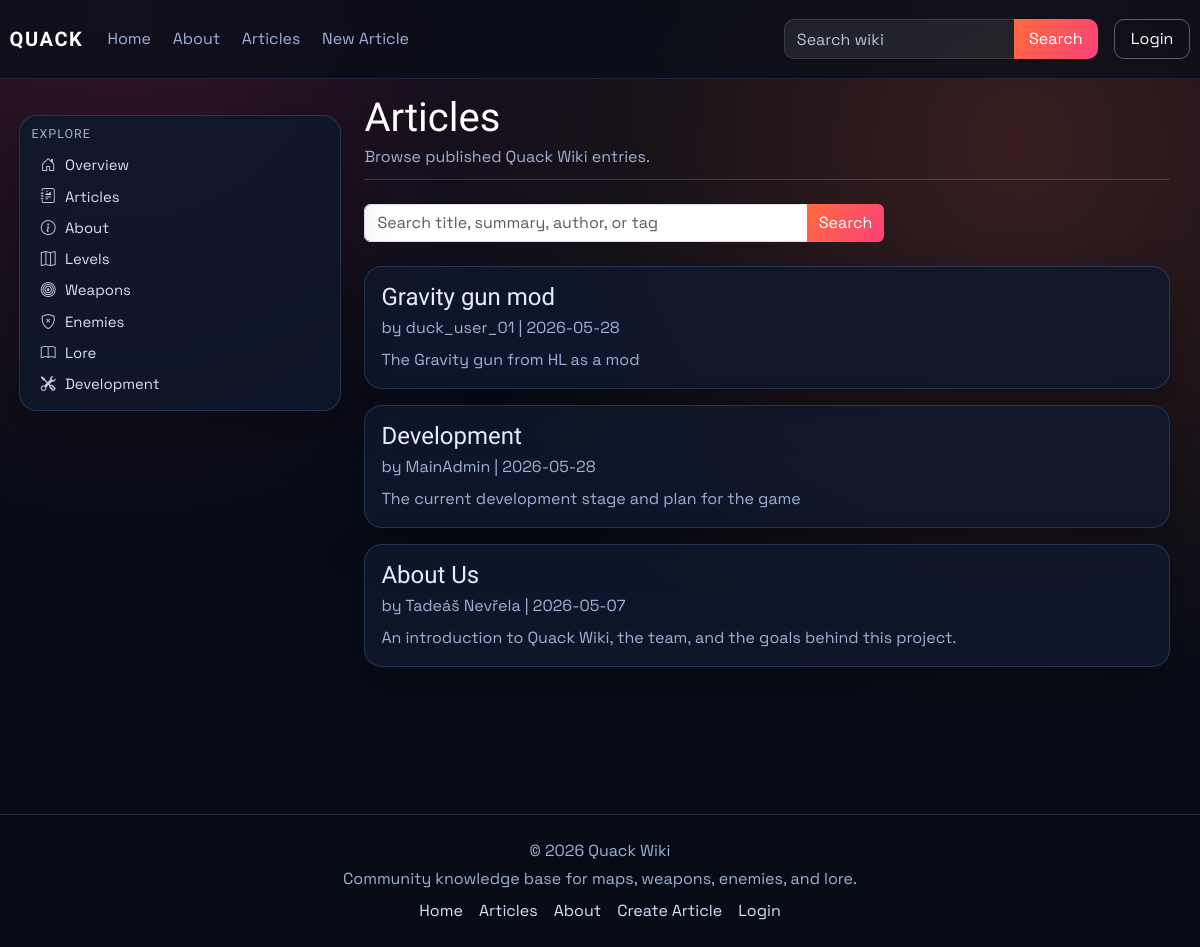
Page /articles on the earlier database version.
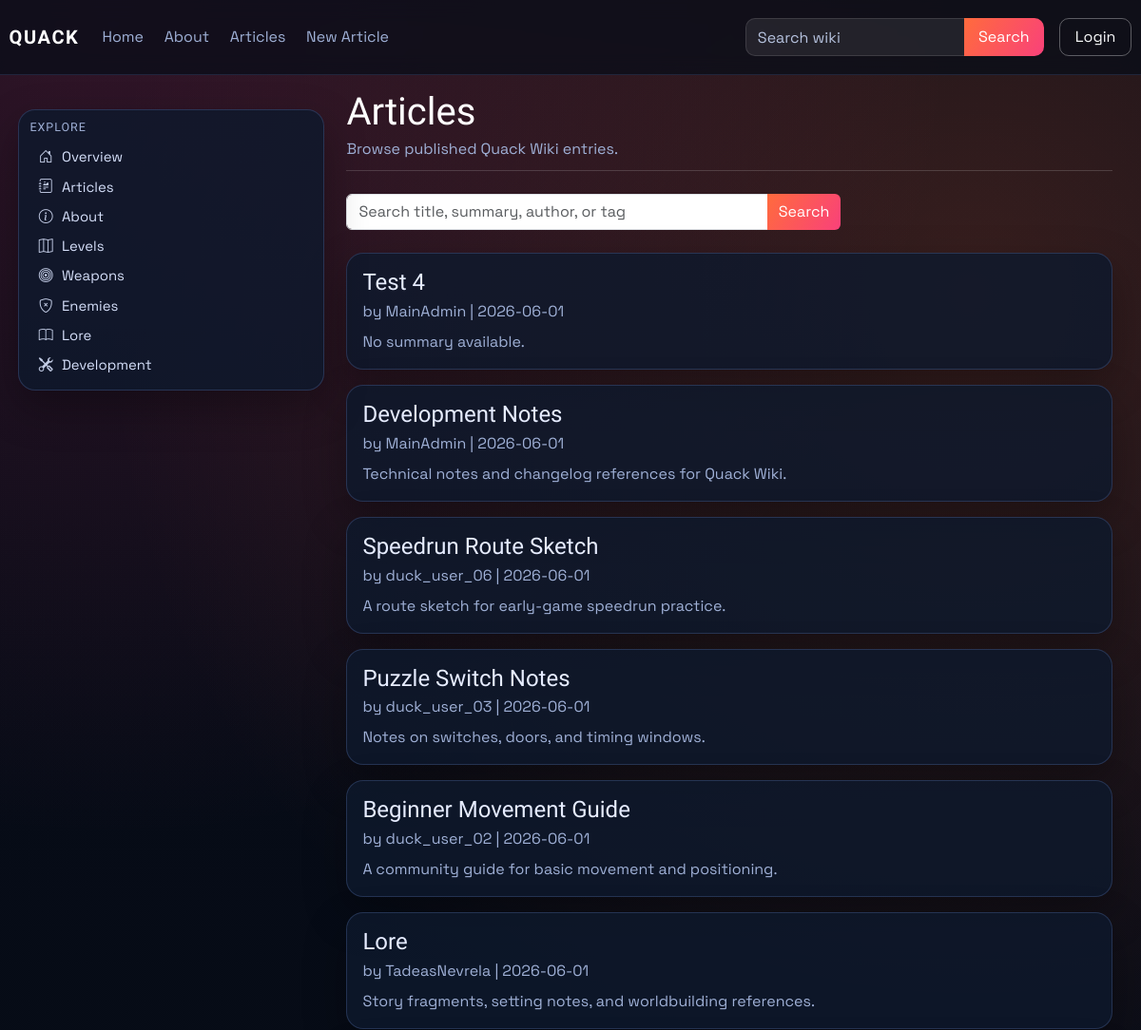
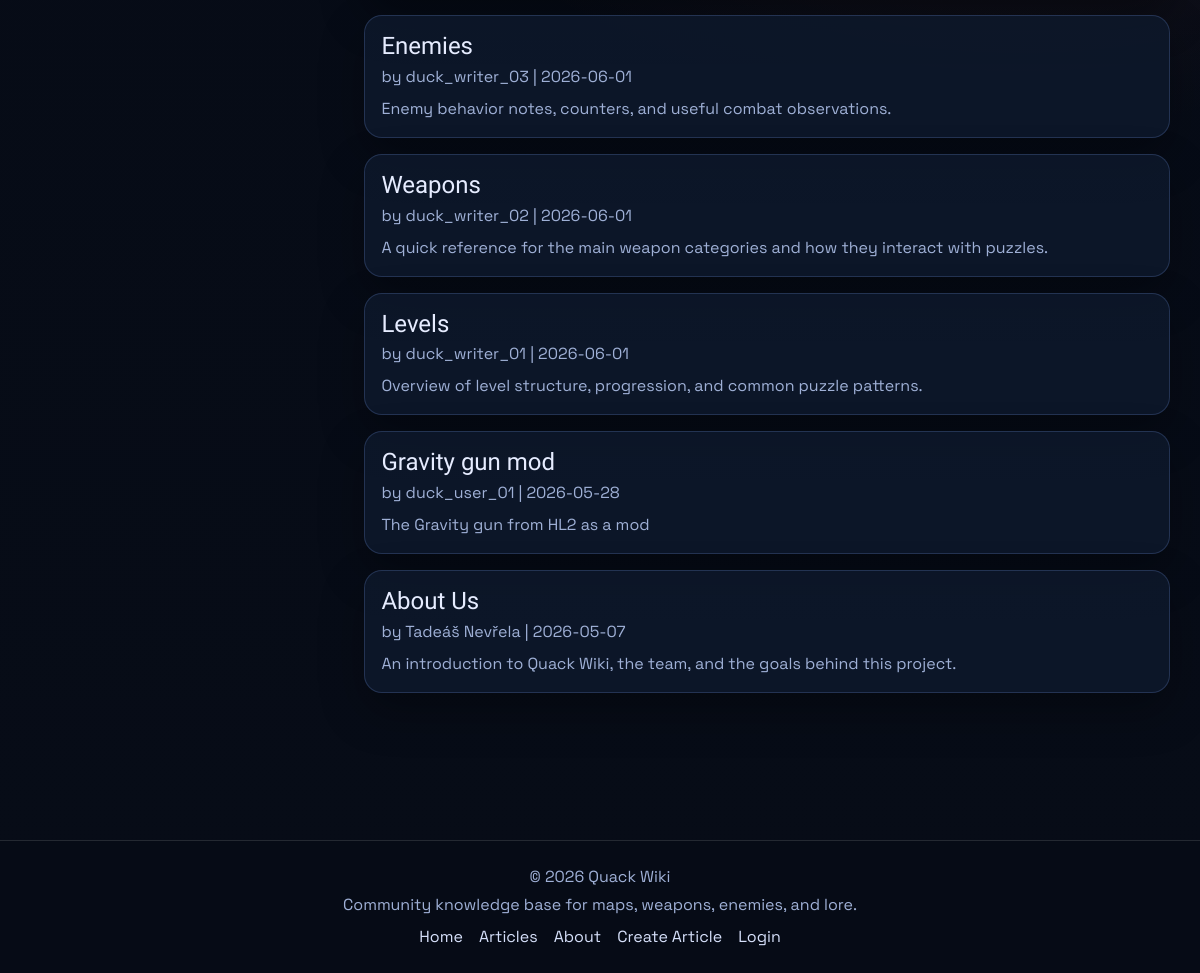
Same page on the later database version (2 pictures, top to bottom).
### models.py (models this page shows)
class Article(db.Model):
    id = db.Column(db.Integer, primary_key=True)
    title = db.Column(db.String(120), unique=True, nullable=False)
    author = db.Column(db.String(120), nullable=False)
    created_at = db.Column(db.DateTime, default=datetime.utcnow)
    image_url = db.Column(db.String(120), default='default.png')
    summary = db.Column(db.Text)
    content = db.Column(db.Text, nullable=False)
    infobox_data = db.Column(db.Text, nullable=True)
    tags = db.Column(db.JSON, default=list)
    status = db.Column(db.String(20), default='pending', nullable=False)
    approved_by = db.Column(db.String(120), nullable=True)
    approved_at = db.Column(db.DateTime, nullable=True)
    is_archived = db.Column(db.Boolean, default=False, nullable=False)
    archived_at = db.Column(db.DateTime, nullable=True)

### main.py (the view)
@app.route('/articles')
def articles():
    search = (request.args.get('q') or '').strip()
    query = Article.query.filter(
        Article.is_archived.is_(False),
        func.lower(func.trim(Article.status)) == 'approved',
    )
    article_list = query.order_by(Article.created_at.desc()).all()
    if search:
        article_list = [article_obj for article_obj in article_list if article_matches_search(article_obj, search)]
    article_links = {article.id: article_public_url(article) for article in article_list}
    return render_template('articles.html', articles=article_list, search=search, article_links=article_links)

### main.py (called while the page is built)
def article_public_url(article_obj: Article) -> str:
    if article_has_tag(article_obj, static_page_tag('about-us')):
        return url_for('about')
    return url_for('article', article_title=article_obj.title)

def static_page_tag(page_key: str) -> str:
    return f"page:{page_key.strip().lower()}"

def article_has_tag(article_obj: Article, tag_name: str) -> bool:
    wanted = tag_name.strip().lower()
    return any(str(tag).strip().lower() == wanted for tag in (article_obj.tags or []))

### templates/articles.html (shortened to what this page needs)
{% extends "_base.html" %}
{% block content %}
<div class="container-fluid px-0 article-wiki">
    <header class="article-header mb-4">
        <h1 class="article-title">Articles</h1>
        <p class="article-meta mb-0">Browse published Quack Wiki entries.</p>
    </header>
    <form method="GET" action="{{ url_for('articles') }}" class="mb-4" style="max-width: 520px;">
        <div class="input-group">
            <input class="form-control" type="search" name="q" value="{{ search }}" placeholder="Search title, summary, author, or tag">
            <button class="btn btn-brand" type="submit">Search</button>
        </div>
    </form>
    <section class="row g-3">
        {% for article in articles %}
        <div class="col-12">
            <article class="card p-3">
                <h4 class="mb-1"><a href="{{ article_links[article.id] }}">{{ article.title }}</a></h4>
                <p class="article-meta mb-2">by <a href="{{ url_for('public_profile', username=article.author) }}">{{ article.author }}</a> | {{ article.created_at.strftime('%Y-%m-%d') if article.created_at else "Unknown date" }}</p>
                <p class="mb-0">{{ article.summary or "No summary available." }}</p>
            </article>
        </div>
        {% else %}
        <div class="col-12">
            <div class="card p-4">
                <p class="mb-0 text-muted">No published articles found.</p>
            </div>
        </div>
        {% endfor %}
    </section>
</div>
{% endblock %}

### templates/_base.html (shortened to what this page needs)
<!doctype html>
<html lang="en">
<head>
    <link href="https://cdn.jsdelivr.net/npm/bootstrap@5.3.3/dist/css/bootstrap.min.css" rel="stylesheet">
    <link href="https://cdn.jsdelivr.net/npm/bootstrap-icons@1.11.3/font/bootstrap-icons.min.css" rel="stylesheet">
    <link rel="stylesheet" href="{{ url_for('static', filename='css/style.css', v='20260525-1') }}">
</head>
<body>
    {% from "partials/tag_link.html" import tag_article_link %}
    {% include "partials/navbar.html" %}
    <div class="layout-shell container-fluid">
        <aside class="wiki-sidebar-detached d-none d-lg-block">
            {% include "partials/sidebar.html" %}
        </aside>
        <main class="page-content page-content-with-sidebar">
            {% block content %}{% endblock %}
        </main>
        <div class="layout-footer-spacer d-none d-lg-block" aria-hidden="true"></div>
    </div>
    {% include "partials/footer.html" %}
</body>
</html>

### templates/partials/tag_link.html
{% macro tag_article_link(tag, label, icon='', class_name='') -%}
<a href="{{ url_for('about') if tag == 'about-us' else url_for('tagged_article', tag=tag) }}"{% if class_name %} class="{{ class_name }}"{% endif %}>
    {% if icon %}<i class="{{ icon }} sidebar-icon"></i>{% endif %}{{ label }}
</a>
{%- endmacro %}

### templates/partials/navbar.html (shortened to what this page needs)
{% from "partials/tag_link.html" import tag_article_link %}
<nav class="navbar navbar-expand-lg main-nav">
    <div class="container-fluid nav-wrap">
        <a class="navbar-brand brand-mark" href="{{ url_for('index') }}">QUACK</a>
        <div class="collapse navbar-collapse" id="navbarNav">
            <ul class="navbar-nav me-auto nav-links">
                <li class="nav-item"><a class="nav-link" href="{{ url_for('index') }}">Home</a></li>
                <li class="nav-item">{{ tag_article_link('about-us', 'About', class_name='nav-link') }}</li>
                <li class="nav-item"><a class="nav-link" href="{{ url_for('articles') }}">Articles</a></li>
                <li class="nav-item"><a class="nav-link" href="{{ url_for('create_article') }}">New Article</a></li>
            </ul>
            <ul class="navbar-nav ms-auto align-items-lg-center nav-tools">
                <li class="nav-item nav-search-wrap">
                    <form class="nav-search" method="GET" action="{{ url_for('articles') }}">
                        <input class="form-control" type="search" name="q" value="{{ request.args.get('q', '') if request.endpoint == 'articles' else '' }}" placeholder="Search wiki">
                        <button class="btn btn-brand" type="submit">Search</button>
                    </form>
                </li>
                {% if current_user.is_authenticated %}
                <li class="nav-item dropdown ms-lg-3">
                    <a class="profile-trigger" href="#" role="button" data-bs-toggle="dropdown" aria-expanded="false">
                        {% if current_user.profile_image_url %}
                        <img class="profile-avatar profile-avatar-img" src="{{ url_for('static', filename='img/' ~ current_user.profile_image_url) }}" alt="{{ current_user.username }} profile picture">
                        {% else %}
                        <span class="profile-avatar">{{ current_user.username[0]|upper }}</span>
                        {% endif %}
                        <span class="profile-name">{{ current_user.username }}</span>
                    </a>
                    <ul class="dropdown-menu dropdown-menu-end">
                        <li><a class="dropdown-item" href="{{ url_for('public_profile', username=current_user.username) }}">Profile</a></li>
                        <li><a class="dropdown-item" href="{{ url_for('profile', _anchor='settings') }}">Settings</a></li>
                        <li><a class="dropdown-item" href="{{ url_for('my_pages') }}">My Pages</a></li>
                        <li><hr class="dropdown-divider"></li>
                        <li><a class="dropdown-item text-danger" href="{{ url_for('logout') }}">Logout</a></li>
                    </ul>
                </li>
                {% else %}
                <li class="nav-item ms-lg-3">
                    <a class="btn btn-outline-light nav-login-btn" href="{{ url_for('login') }}">Login</a>
                </li>
                {% endif %}
            </ul>
        </div>
    </div>
</nav>

### templates/partials/sidebar.html
<nav class="wiki-sidebar">
    {% if current_user.is_authenticated and current_user.role in ['admin', 'writer'] and request.endpoint in ['dashboard_users', 'dashboard_articles', 'dashboard_updates'] %}
    <h6 class="sidebar-title">Dashboard</h6>
    {% if current_user.role == 'admin' %}
    <a href="{{ url_for('dashboard_users') }}"><i class="bi bi-people-fill sidebar-icon"></i>Users</a>
    {% endif %}
    <a href="{{ url_for('dashboard_articles') }}"><i class="bi bi-journal-text sidebar-icon"></i>Articles</a>
    <a href="{{ url_for('dashboard_updates') }}"><i class="bi bi-inbox sidebar-icon"></i>Pending Updates</a>
    <a href="{{ url_for('create_article') }}"><i class="bi bi-plus-square sidebar-icon"></i>Create Article</a>
    {% else %}
    <h6 class="sidebar-title">Explore</h6>
    <a href="{{ url_for('index') }}"><i class="bi bi-house-door sidebar-icon"></i>Overview</a>
    <a href="{{ url_for('articles') }}"><i class="bi bi-journal-richtext sidebar-icon"></i>Articles</a>
    {{ tag_article_link('about-us', 'About', 'bi bi-info-circle') }}
    {{ tag_article_link('levels', 'Levels', 'bi bi-map') }}
    {{ tag_article_link('weapons', 'Weapons', 'bi bi-bullseye') }}
    {{ tag_article_link('enemies', 'Enemies', 'bi bi-shield-x') }}
    {{ tag_article_link('lore', 'Lore', 'bi bi-book') }}
    {{ tag_article_link('development', 'Development', 'bi bi-tools') }}
    {% endif %}
</nav>

### templates/partials/footer.html (shortened to what this page needs)
{% from "partials/tag_link.html" import tag_article_link %}
<footer class="site-footer">
    <div class="container-fluid">
        <div class="footer-content">
            <p class="mb-1">&copy; 2026 Quack Wiki</p>
            <p class="mb-0">Community knowledge base for maps, weapons, enemies, and lore.</p>
            <div class="footer-links">
                <a href="{{ url_for('index') }}">Home</a>
                <a href="{{ url_for('articles') }}">Articles</a>
                {{ tag_article_link('about-us', 'About') }}
                <a href="{{ url_for('create_article') }}">Create Article</a>
                <a href="{{ url_for('login') }}">Login</a>
            </div>
        </div>
    </div>
</footer>

### static/css/style.css (style rules this page uses)
:root { --bg: #070c17; --bg-soft: #101a2d; --panel: rgba(14, 25, 44, 0.82); --panel-border: rgba(130, 170, 255, 0.2); --text: #e6ecff; --text-dim: #9fb0d6; --brand: #ff6b3d; --brand-2: #f9417a; --ok: #2ccf9f; --radius: 18px; --shadow: 0 18px 45px rgba(0, 0, 0, 0.3); --nav-height: 72px; --sidebar-width: 330px; --footer-height: 124px; --layout-top-pad: 5.6rem; --layout-side-pad: 1.2rem; --sidebar-top-offset: 1rem; }
* { box-sizing: border-box; }
body { margin: 0; color: var(--text); font-family: "Space Grotesk", sans-serif; background: radial-gradient(circle at 10% 0%, rgba(249, 65, 122, 0.18), transparent 38%), radial-gradient(circle at 85% 15%, rgba(255, 107, 61, 0.2), transparent 45%), linear-gradient(180deg, #060b16, var(--bg)); min-height: 100vh; display: flex; flex-direction: column; }
h1, h2, h3, h4, h5, h6, .navbar-brand { font-family: "Sora", sans-serif; }
a { text-decoration: none; color: inherit; }
.main-nav { position: fixed; top: 0; left: 0; right: 0; width: 100%; margin-top: 0; z-index: 40; backdrop-filter: blur(10px); background: rgba(8, 13, 24, 0.72); border-top: 0; border-bottom: 1px solid rgba(130, 170, 255, 0.15); }
.nav-wrap { padding: 0.7rem 0.6rem; }
.brand-mark { font-weight: 700; letter-spacing: 0.08em; color: #fff; }
.nav-links .nav-link { color: var(--text-dim); margin-right: 0.35rem; transition: color 0.2s ease; }
.nav-search { display: flex; align-items: stretch; gap: 0; }
.nav-search .form-control { background: rgba(255, 255, 255, 0.08); border: 1px solid rgba(255, 255, 255, 0.12); border-right: 0; border-radius: 10px 0 0 10px; color: #fff; min-width: 230px; height: 40px; }
.nav-search .form-control::placeholder { color: #b6c2de; }
.nav-search .btn { height: 40px; border-radius: 0 10px 10px 0; padding-inline: 0.95rem; }
.nav-login-btn { height: 40px; display: inline-flex; align-items: center; justify-content: center; padding-inline: 1rem; border-radius: 10px; }
.layout-shell { padding: var(--layout-top-pad) var(--layout-side-pad) 1.2rem; flex: 1 0 auto; }
.wiki-sidebar-detached { position: fixed; top: calc(var(--layout-top-pad) + var(--sidebar-top-offset)); left: var(--layout-side-pad); width: var(--sidebar-width); height: calc(100vh - var(--layout-top-pad) - var(--sidebar-top-offset) - var(--footer-height)); padding: 0.6rem 0.5rem 0.6rem 0; z-index: 30; }
.wiki-sidebar { width: 100%; max-height: calc(100vh - var(--nav-height) - var(--footer-height) - 6.5rem); overflow-y: auto; padding: 0.65rem 0.7rem; border-radius: var(--radius); border: 1px solid var(--panel-border); background: var(--panel); box-shadow: var(--shadow); }
.sidebar-title { color: var(--text-dim); letter-spacing: 0.08em; text-transform: uppercase; margin-bottom: 0.5rem; font-size: 0.78rem; }
.wiki-sidebar a { display: block; padding: 0.42rem 0.5rem; font-size: 0.93rem; line-height: 1.2; color: #d6e0fa; border-radius: 8px; transition: background-color 0.2s ease; }
.sidebar-icon { display: inline-block; width: 1.1rem; margin-right: 0.5rem; text-align: center; opacity: 0.9; }
.page-content { padding: 0.25rem 0.7rem; }
.page-content-with-sidebar { margin-left: calc(var(--sidebar-width) + 0.25rem); }
.layout-footer-spacer { height: var(--footer-height); width: 100%; }
.article-wiki { max-width: 1220px; }
.article-header { border-bottom: 1px solid rgba(255, 255, 255, 0.16); padding-bottom: 0.65rem; }
.article-title { margin-bottom: 0.2rem; }
.card { border-radius: var(--radius); border: 1px solid var(--panel-border); background: var(--panel); color: var(--text); box-shadow: var(--shadow); }
.info-card h5, .article-title { color: #fff; }
.info-card p, .article-meta, .card p, .text-muted { color: var(--text-dim) !important; }
.btn-brand, .btn-primary { border: none; color: #fff; background: linear-gradient(120deg, var(--brand), var(--brand-2)); }
.btn-outline-light { border-color: rgba(255, 255, 255, 0.32); }
.site-footer { margin-top: auto; min-height: var(--footer-height); padding: 1.5rem 1rem; color: var(--text-dim); border-top: 1px solid rgba(255, 255, 255, 0.12); background: rgba(6, 11, 22, 0.55); }
.footer-content { text-align: center; }
.footer-links { display: flex; justify-content: center; gap: 1rem; flex-wrap: wrap; margin-top: 0.5rem; }
.footer-links a { color: #d6e0fa; }

Differences in the rows shown:
no longer on this page (row edited): Article: title "Development", author "MainAdmin", created_at "2026-05-28", summary "The current development stage and plan for the game"
added Article: title "Levels", author "duck_writer_01", created_at "2026-06-01", summary "Overview of level structure, progression, and common puzzle patterns."
added Article: title "Weapons", author "duck_writer_02", created_at "2026-06-01", summary "A quick reference for the main weapon categories and how they interact with puzzles."
added Article: title "Enemies", author "duck_writer_03", created_at "2026-06-01", summary "Enemy behavior notes, counters, and useful combat observations."
added Article: title "Lore", author "TadeasNevrela", created_at "2026-06-01", summary "Story fragments, setting notes, and worldbuilding references."
added Article: title "Test 4", author "MainAdmin", created_at "2026-06-01", summary "No summary available."
added Article: title "Development Notes", author "MainAdmin", created_at "2026-06-01", summary "Technical notes and changelog references for Quack Wiki."
added Article: title "Speedrun Route Sketch", author "duck_user_06", created_at "2026-06-01", summary "A route sketch for early-game speedrun practice."
added Article: title "Puzzle Switch Notes", author "duck_user_03", created_at "2026-06-01", summary "Notes on switches, doors, and timing windows."
added Article: title "Beginner Movement Guide", author "duck_user_02", created_at "2026-06-01", summary "A community guide for basic movement and positioning."
changed Article "Gravity gun mod": summary "The Gravity gun from HL as a mod" → "The Gravity gun from HL2 as a mod"
Other differences:
{{ label }}: "About About Levels Weapons Enemies Lore About" → "About About Development About"
